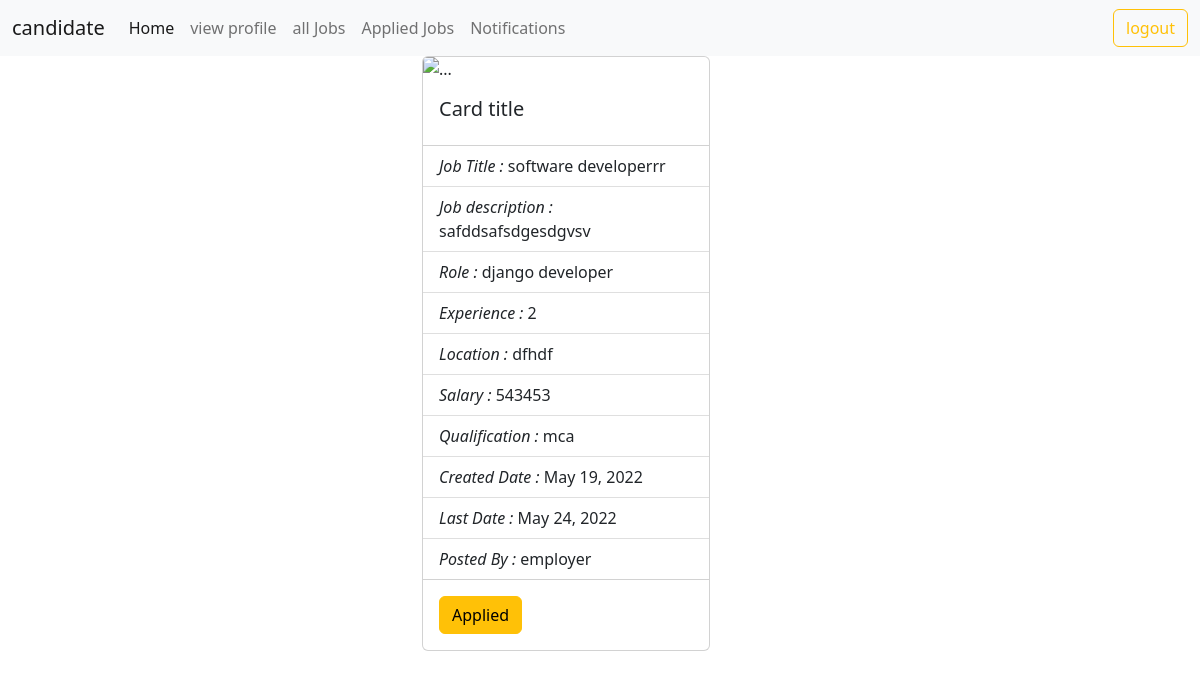
Screenshot of /candidate/job/all/detail/1 (signed in) with the database file from the repository.
### users/models.py (models this page shows, shortened)
class User(AbstractUser):
    phone = models.CharField(max_length=12)
    options = (
        ("employer", "employer"),
        ("candidate", "candidate")
    )
    role = models.CharField(max_length=12, choices=options, default="candidate")

### employer/models.py (models this page shows, shortened)
class Jobs(models.Model):
    posted_by = models.ForeignKey(User, on_delete=models.CASCADE, related_name="company")
    job_title = models.CharField(max_length=120)
    job_description = models.TextField()
    role = models.CharField(max_length=120)
    experience = models.PositiveIntegerField(default=0)
    location = models.CharField(max_length=120)
    salary = models.PositiveIntegerField()
    created_date = models.DateField(auto_now_add=True)
    last_date = models.DateField(null=True)
    qualification = models.CharField(max_length=120, null=True)

### candidate/views.py (the view)
# urls.py: path("job/all/detail/<int:id>", views.CandidateJobDetailView.as_view(), name="cand-jobdetail"),
@method_decorator(signin_required, name="dispatch")
class CandidateJobDetailView(DetailView):
    model = Jobs
    template_name = "cand-jobdetail.html"
    pk_url_kwarg = "id"
    context_object_name = "job"
    def get_context_data(self, **kwargs):
        context = super().get_context_data(**kwargs)
        qs = Applications.objects.filter(applicant=self.request.user, job=self.object)
        print(qs)
        context["status"] = qs
        return context

### candidate/templates/cand-jobdetail.html
{%extends 'base_cand.html'%}
{%block body_block%}
<div class="container">
    <div class="row">
        <div class="col-4"></div>
        <div class="col-4">
            <div class="card" style="width: 18rem;">
                <img src="..." class="card-img-top" alt="...">
                <div class="card-body">
                    <h5 class="card-title">Card title</h5>
                </div>
                <ul class="list-group list-group-flush">
                    <li class="list-group-item"><i>Job Title : </i>{{job.job_title}}</li>
                    <li class="list-group-item"><i>Job description : </i>{{job.job_description}}</li>
                    <li class="list-group-item"><i>Role : </i>{{job.role}}</li>
                    <li class="list-group-item"><i>Experience : </i>{{job.experience}}</li>
                    <li class="list-group-item"><i>Location : </i>{{job.location}}</li>
                    <li class="list-group-item"><i>Salary : </i>{{job.salary}}</li>
                    <li class="list-group-item"><i>Qualification : </i>{{job.qualification}}</li>
                    <li class="list-group-item"><i>Created Date : </i>{{job.created_date}}</li>
                    <li class="list-group-item"><i>Last Date : </i>{{job.last_date}}</li>
                    <li class="list-group-item"><i>Posted By : </i>{{job.posted_by}}</li>
                </ul>
                <div class="card-body">
                    {%if status%}
                    <a href="#" class="card-link btn btn-warning">Applied</a>
                    {%else%}
                    <a href="{%url 'apply_now' job.id%}" class="card-link btn btn-outline-primary">Apply Now</a>
                    {%endif%}
                </div>
            </div>
        </div>
        <div class="col-4"></div>
    </div>
</div>
{%endblock%}

### candidate/templates/base_cand.html (shortened to what this page needs)
<!DOCTYPE html>
<html lang="en">
<head>
    <link href="https://cdn.jsdelivr.net/npm/bootstrap@5.2.0-beta1/dist/css/bootstrap.min.css" rel="stylesheet"
>
</head>
<body>
<nav class="navbar navbar-expand-lg bg-light">
    <div class="container-fluid">
        <a class="navbar-brand" href="#">{{request.user}}</a>
        <div class="collapse navbar-collapse" id="navbarNavAltMarkup">
            <div class="navbar-nav me-auto mb-2 mb-lg-0">
                <a class="nav-link active" aria-current="page" href="{%url 'cand-home'%}">Home</a>
                {%if request.user.candidates%}
                <a class="nav-link" href="{%url 'cand-profdetail'%}">view profile</a>
                {%else%}
                <a class="nav-link" href="{%url 'cand-addprofile'%}">add profile</a>
                {%endif%}
                <a class="nav-link" href="{%url 'cand-joblist'%}">all Jobs</a>
                <a class="nav-link" href="{%url 'cand-myapplic'%}">Applied Jobs</a>
                <a class="nav-link" href="{%url 'cand-acptjob'%}">Notifications</a>
            </div>
            <div class="navbar-nav mr-auto mb-2 mb-lg-0">
                <a class="btn btn-outline-warning" href="{%url 'signout'%}">logout</a>
            </div>
        </div>
    </div>
</nav>
{%block body_block%}
{%endblock%}
</body>
</html>

### rows the page displays
User: user "candidate"
Jobs: job_title "software developerrr", job_description "safddsafsdgesdgvsv", role "django developer", experience "2", location "dfhdf", salary "543453", qualification "mca", created_date "May 19, 2022", last_date "May 24, 2022", posted_by "employer"
